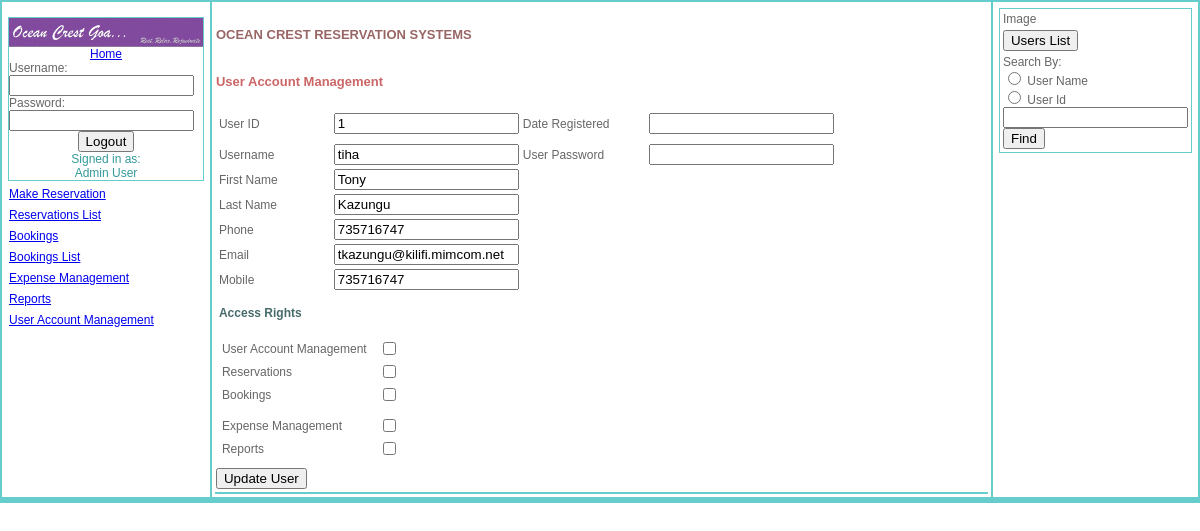
The app's page /admin.php?search=1 (signed in) with its own data.
### tables this page shows
CREATE TABLE `users` (
  `userid` smallint(6) NOT NULL auto_increment,
  `fname` varchar(25) NOT NULL,
  `sname` varchar(25) NOT NULL,
  `loginname` varchar(15) NOT NULL,
  `pass` varchar(32) NOT NULL,
  `phone` int(25) default NULL,
  `mobile` int(11) default NULL,
  `fax` int(11) default NULL,
  `email` varchar(65) default NULL,
  `dateregistered` date default NULL,
  `countrycode` smallint(6) default NULL,
  `admin` tinyint(1) NOT NULL default '0',
  `guest` tinyint(1) NOT NULL default '0',
  `reservation` tinyint(1) NOT NULL default '0',
  `booking` tinyint(1) NOT NULL default '0',
  `agents` tinyint(1) NOT NULL default '0',
  `rooms` tinyint(1) NOT NULL default '0',
  `billing` tinyint(1) NOT NULL default '0',
  `rates` tinyint(1) NOT NULL default '0',
  `lookup` tinyint(1) NOT NULL default '0',
  `reports` tinyint(1) NOT NULL default '0',
  PRIMARY KEY  (`userid`),
  UNIQUE KEY `userid` (`userid`),
  UNIQUE KEY `loginname` (`loginname`),
  KEY `names` (`fname`,`sname`)
);

### login_check.inc.php (called while the page is built, shortened)
<?php
if(!isset($_COOKIE['data_login'])){
	session_unset();
	session_destroy();
	header("Location: index.php");
}else{
	$data_login=$_COOKIE['data_login'];
}
if($data_login) {
  $user = explode(" ","$data_login");
  $sql = "select * from users where loginname='$user[0]'";
  $r = mysql_db_query("hotelmis",$sql);
}
?>

### queryfunctions.php (called while the page is built, shortened)
<?php
function mkr_query($strsql,$conn)
{
	$rs = mysql_query($strsql,$conn);
	return $rs;
}
function fetch_object($rs)
{
	return mysql_fetch_object($rs);
}
?>

### admin.php (the view, shortened to what this page needs)
<?php
include_once("login_check.inc.php");
include_once ("queryfunctions.php");
include_once ("functions.php");
$conn=db_connect(HOST,USER,PASS,DB,PORT);
if (isset($_GET["search"])){
	find($_GET["search"]);
}
function find($search){
	global $conn,$users;
	$search=$search;
	$sql="select userid,fname,sname,loginname,pass,phone,mobile,fax,email,countrycode,admin,
		guest,reservation,booking,agents,rooms,billing,rates,lookup,reports
		From users where userid='$search'";
	$results=mkr_query($sql,$conn);
	$users=fetch_object($results);
}
?>
<!DOCTYPE html PUBLIC "-//W3C//DTD XHTML 1.0 Transitional//EN" "http://www.w3.org/TR/xhtml1/DTD/xhtml1-transitional.dtd">
<html xmlns="http://www.w3.org/1999/xhtml">
<head>
<link href="css/new.css" rel="stylesheet" type="text/css">
</head>
<body>
<form action="admin.php" method="post" enctype="multipart/form-data">
<table width="100%"  border="0" cellpadding="1" bgcolor="#66CCCC" align="center">
  <tr valign="top">
    <td width="18%" valign="top" bgcolor="#FFFFFF">
	<table width="100%" border="0" cellpadding="1" cellspacing="5">
	  <tr>
    <td bgcolor="#66CCCC" valign="top">
		<table cellspacing=0 cellpadding=0 width="100%" align="left" bgcolor="#FFFFFF">
      <tr><td align="center"><a href="index.php"><img src="images/OpenCrest.gif" width="100%" height="100%" border="0"/><br>Home</a></td></tr>
	  <tr><td width="110"> Username:<br><input name="username" type="text" width="10"></input> </td></tr>
      <tr><td> Password: <br><input name="password" type="password" width="10"></input></td></tr>
      <tr>
        <td align="center">
		</td></tr>
	  </table></td></tr>
		<?php require_once("menu_header.php"); ?>
    </table>
	</td>
    <td width="100%" bgcolor="#FFFFFF"><table width="100%"  border="0" cellpadding="1">
      <tr>
        <td align="center"></td>
      </tr>
      <tr>
        <td>
		<H4>OCEAN CREST RESERVATION SYSTEMS</H4> </td>
      </tr>
      <tr>
        <td><h2>User Account Management</h2></td>
      </tr>
	<tr>
        <td><div id="Requests">
<table width="82%"  border="0" cellpadding="1">
  <tr>
    <td width="19%" height="33">User ID </td>
    <td width="28%"><input type="text" name="userid" readonly="" value="<?php echo trim($users->userid); ?>"/></td>
    <td width="21%">Date Registered </td>
    <td width="32%"><input type="text" name="dateregistered" readonly="" value="<?php echo trim($users->dateregistered); ?>" /></td>
  </tr>
  <tr>
    <td>Username</td>
    <td><input type="text" name="loginname" value="<?php echo trim($users->loginname); ?>"/></td>
    <td>User Password</td>
    <td><input type="password" name="pass" /></td>
  </tr>
  <tr>
    <td>First Name </td>
    <td><input type="text" name="fname" value="<?php echo trim($users->fname); ?>"/></td>
    <td>&nbsp;</td>
    <td>&nbsp;</td>
  </tr>
  <tr>
    <td>Last Name </td>
    <td><input type="text" name="sname" value="<?php echo trim($users->sname); ?>"/></td>
    <td>&nbsp;</td>
    <td>&nbsp;</td>
  </tr>
  <tr>
    <td>Phone</td>
    <td><input type="text" name="phone" value="<?php echo trim($users->phone); ?>"/></td>
 </tr>
  <tr>
  <td>Email</td>
    <td><input type="text" name="email" value="<?php echo trim($users->email); ?>"/></td>
  </tr>
  <tr>
   <td>Mobile</td>
    <td><input type="text" name="mobile" value="<?php echo trim($users->mobile); ?>"/></td>
	</tr>
  <tr>
    <td><h3>Access Rights</h3> </td>
  </tr>
  <tr>
    <td colspan="4"><table width="100%" cellpadding="1">
	  <tr>
		<td width="25%">User Account Management</td>
		<td width="87%"><input type="checkbox" name="admin" value="1" <?php if($users->admin==1) echo "checked";?>/></td>
	  </tr>
      <tr>
        <td>Reservations</td>
        <td><input type="checkbox" name="Reservations" value="1" <?php if($users->reservation==1) echo "checked";?>/></td>
      </tr>
      <tr>
        <td>Bookings</td>
        <td><input type="checkbox" name="Bookings" value="1" <?php if($users->booking==1) echo "checked";?>/></td>
      </tr>
      <tr>
      <tr>
      <tr>
      <tr>
      <tr>
        <td>Expense Management</td>
        <td><input type="checkbox" name="Expense Management" value="1" <?php if($users->lookup==1) echo "checked";?>/></td>
      </tr>
      <tr>
        <td>Reports</td>
        <td><input type="checkbox" name="Reports" value="1" <?php if($users->reports==1) echo "checked";?>/></td>
      </tr>
    </table></td>
  </tr>
</table>
	  <tr>
        <td><input type="submit" name="Submit" value="<?php echo isset($_GET["search"]) ? "Update User" : "Add User" ?>"/></td>
      </tr>
		</div></td>
      </tr>
	  <tr bgcolor="#66CCCC" >
        <td align="left" colspan="2">
		</td>
      </tr>
    </table></td>
	<td width="18%" valign="top" bgcolor="#FFFFFF">
	<table width="100%" border="0" cellpadding="1" cellspacing="5">
	  <tr>
    <td bgcolor="#66CCCC">
	<table width="100%"  border="0" cellpadding="1" bgcolor="#FFFFFF">
       <tr>
        <td>Image</td>
      </tr>
      <tr>
        <td><input type="button" name="Submit" value="Users List" onclick="self.location='users_list.php'"/></td>
      </tr>
      <tr>
        <td>
            <label> Search By:<br />
            <input type="radio" name="optFind" value="Name" />
        User Name</label>
            <br />
            <label>
            <input type="radio" name="optFind" value="Payrollno" />
        User Id </label>
            <br>
        <input type="text" name="search" width="100" /><br>
        <input type="submit" name="Submit" value="Find"/>
        </td>
      </tr>
    </table>
	</td></tr></table>
	</td>
  </tr>
   <?php require_once("footer1.php"); ?>
</table>
</form>
</body>
</html>

### css/new.css (style rules this page uses)
body { background-color: White; font: 12px Verdana, Geneva, Arial, Helvetica, sans-serif; color: #666666; margin: 0px 0px 0px 0px; border: none; }
td, p, ul,ol { font-family: Verdana, Geneva, Arial, Helvetica, sans-serif; font-size: 12px; }
h2 { color: #CC6666; font-size:13px; }
h3 { color: #476B6B; font-size: 12px; }
h4 { color: #996666; font-size: 13px; }

### records on screen
users: userid "1", loginname "tiha", fname "Tony", sname "Kazungu", phone "735716747", email "tkazungu@kilifi.mimcom.net", mobile "735716747"

### other values on screen
$_SESSION["employee"] "Admin User"
